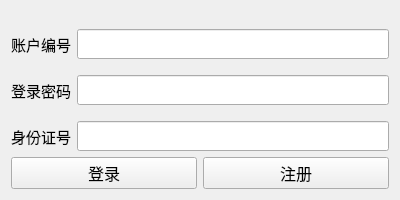
<?xml version="1.0" encoding="UTF-8"?>
<ui version="4.0">
 <class>LoginView</class>
 <widget class="QWidget" name="LoginView">
  <property name="geometry">
   <rect>
    <x>0</x>
    <y>0</y>
    <width>400</width>
    <height>200</height>
   </rect>
  </property>
  <property name="windowTitle">
   <string>Form</string>
  </property>
  <layout class="QVBoxLayout" name="verticalLayout">
   <item>
    <spacer name="verticalSpacer">
     <property name="orientation">
      <enum>Qt::Vertical</enum>
     </property>
     <property name="sizeHint" stdset="0">
      <size>
       <width>20</width>
       <height>40</height>
      </size>
     </property>
    </spacer>
   </item>
   <item>
    <layout class="QHBoxLayout" name="horizontalLayout_2">
     <item>
      <widget class="QLabel" name="label">
       <property name="font">
        <font>
         <family>华文行楷</family>
         <pointsize>11</pointsize>
        </font>
       </property>
       <property name="text">
        <string>账户编号</string>
       </property>
      </widget>
     </item>
     <item>
      <widget class="QLineEdit" name="lineEditAccount">
       <property name="font">
        <font>
         <family>华文楷体</family>
         <pointsize>11</pointsize>
        </font>
       </property>
      </widget>
     </item>
    </layout>
   </item>
   <item>
    <spacer name="verticalSpacer_3">
     <property name="orientation">
      <enum>Qt::Vertical</enum>
     </property>
     <property name="sizeType">
      <enum>QSizePolicy::Fixed</enum>
     </property>
     <property name="sizeHint" stdset="0">
      <size>
       <width>20</width>
       <height>10</height>
      </size>
     </property>
    </spacer>
   </item>
   <item>
    <layout class="QHBoxLayout" name="horizontalLayout_3">
     <item>
      <widget class="QLabel" name="label_2">
       <property name="font">
        <font>
         <family>华文行楷</family>
         <pointsize>11</pointsize>
        </font>
       </property>
       <property name="text">
        <string>登录密码</string>
       </property>
      </widget>
     </item>
     <item>
      <widget class="QLineEdit" name="lineEditPassword">
       <property name="font">
        <font>
         <family>华文楷体</family>
         <pointsize>11</pointsize>
         <stylestrategy>PreferDefault</stylestrategy>
        </font>
       </property>
       <property name="echoMode">
        <enum>QLineEdit::Password</enum>
       </property>
      </widget>
     </item>
    </layout>
   </item>
   <item>
    <spacer name="verticalSpacer_2">
     <property name="orientation">
      <enum>Qt::Vertical</enum>
     </property>
     <property name="sizeType">
      <enum>QSizePolicy::Fixed</enum>
     </property>
     <property name="sizeHint" stdset="0">
      <size>
       <width>20</width>
       <height>10</height>
      </size>
     </property>
    </spacer>
   </item>
   <item>
    <layout class="QHBoxLayout" name="horizontalLayout_4">
     <item>
      <widget class="QLabel" name="label_3">
       <property name="font">
        <font>
         <family>华文行楷</family>
         <pointsize>11</pointsize>
        </font>
       </property>
       <property name="text">
        <string>身份证号</string>
       </property>
      </widget>
     </item>
     <item>
      <widget class="QLineEdit" name="lineEditIdentification">
       <property name="font">
        <font>
         <family>华文楷体</family>
         <pointsize>11</pointsize>
         <stylestrategy>PreferDefault</stylestrategy>
        </font>
       </property>
       <property name="echoMode">
        <enum>QLineEdit::Password</enum>
       </property>
      </widget>
     </item>
    </layout>
   </item>
   <item>
    <layout class="QHBoxLayout" name="horizontalLayout">
     <item>
      <widget class="QPushButton" name="pushButtonLogin">
       <property name="font">
        <font>
         <family>华文行楷</family>
         <pointsize>12</pointsize>
        </font>
       </property>
       <property name="text">
        <string>登录</string>
       </property>
      </widget>
     </item>
     <item>
      <widget class="QPushButton" name="pushButtonRegister">
       <property name="font">
        <font>
         <family>华文行楷</family>
         <pointsize>12</pointsize>
        </font>
       </property>
       <property name="text">
        <string>注册</string>
       </property>
      </widget>
     </item>
    </layout>
   </item>
  </layout>
 </widget>
 <resources/>
 <connections/>
</ui>
